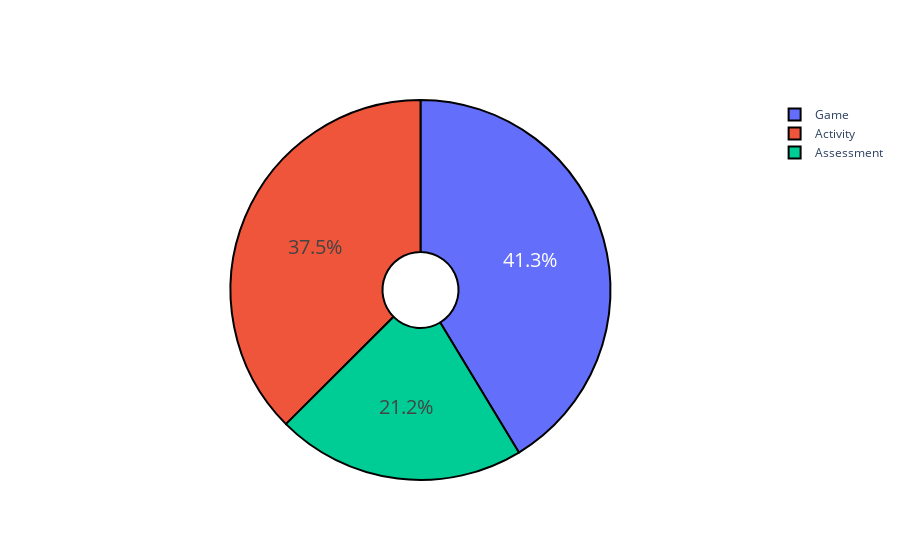

Source (notebook cell):
### Code cell
Types=pd.DataFrame()
Types['Type']=game_time_group.type.value_counts().index
Types['Count']=game_time_group.type.value_counts().values

py.init_notebook_mode(connected=True)
fig = go.Figure(data=[go.Pie(labels=Types['Type'], values=Types['Count'], hole=0.2)])

fig.update_traces(hoverinfo='label+percent', textinfo='percent', textfont_size=20,
                  marker=dict(colors=my_pal, line=dict(color='#000000', width=2)))
fig.show()

### Figure 1 — Plotly figure (JSON) as saved in the notebook; plotly's stock layout.template omitted (floating-point values rounded to 4 significant figures)
{"data": [{"hole": 0.2, "hoverinfo": "label+percent", "labels": ["Game", "Activity", "Assessment"], "marker": {"colors": [[1, 0.7529, 0.7961], [1, 0.8431, 0], [0, 0.8078, 0.8196], [1, 0, 0], [0, 0, 0]], "line": {"color": "#000000", "width": 2}}, "textfont": {"size": 20}, "textinfo": "percent", "type": "pie", "values": [24791, 22478, 12708]}], "layout": {}}
